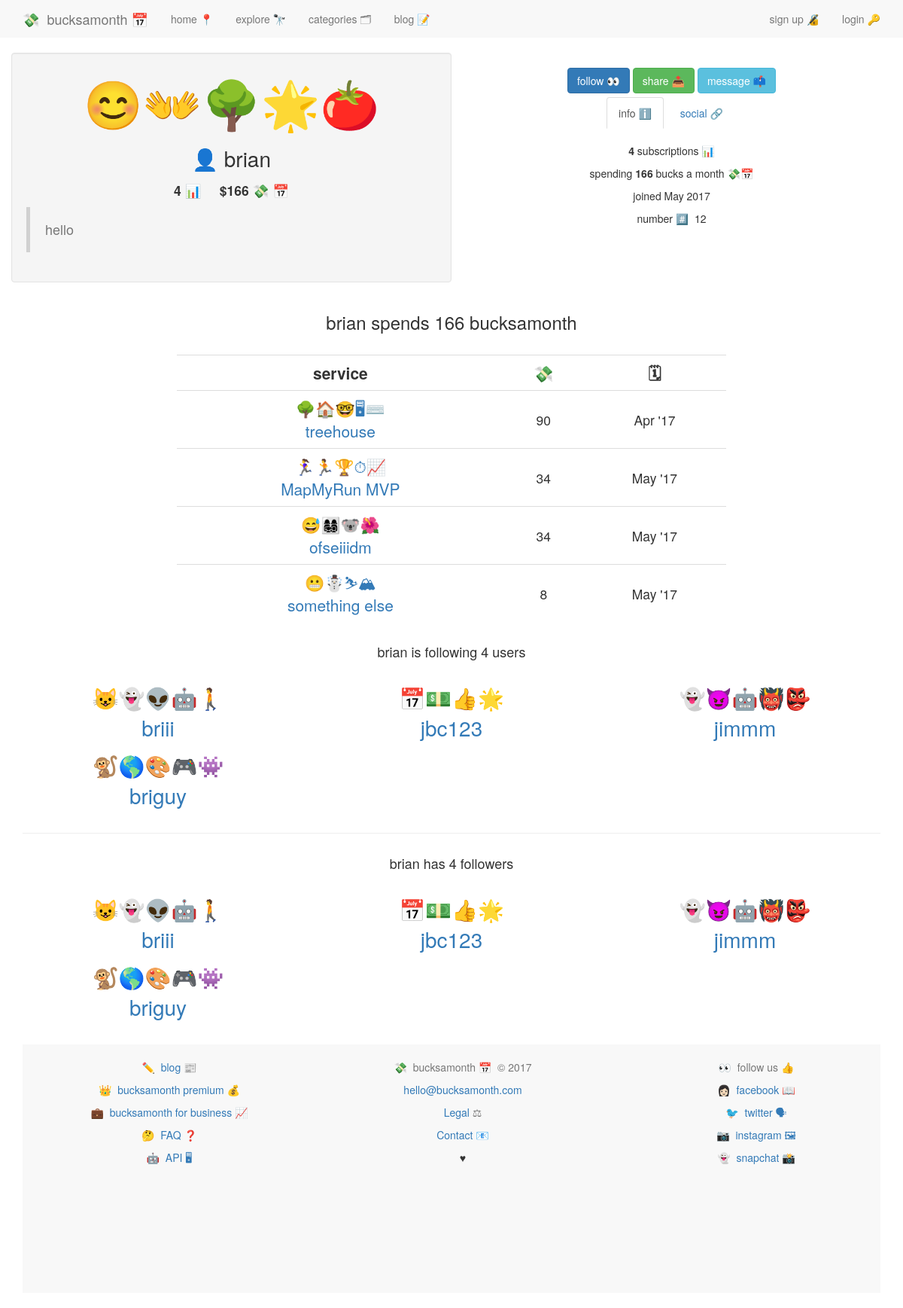
Screenshot of /users/brian/ with the database file from the repository.
### accounts/models.py (models this page shows, shortened)
class UserProfile(models.Model):
	user = models.OneToOneField(User)
	description = models.CharField(max_length=100, default='')
	twitter = models.CharField(max_length=100, default='')
	emoji = models.CharField(max_length=10, default='')
	facebook_url = models.URLField(max_length=400, blank=True)
	linkedin_url = models.URLField(max_length=400, blank=True)
	website = models.URLField(max_length=400, blank=True)
	setup = models.BooleanField(default=False)
	uid = models.CharField(default=uuid.uuid4, max_length=40)
	email_valid = models.BooleanField(default=False)
	followers = models.ManyToManyField('self')
	join_date = models.DateTimeField(auto_now_add=True, null=True, blank=True)
	def __str__(self):
		return self.user.username

### services/models.py (models this page shows, shortened)
class Subscription(models.Model):
	service 				= models.ForeignKey(Service, on_delete=models.CASCADE, related_name='subscription_service')
	user 					= models.ForeignKey(UserProfile, on_delete=models.CASCADE, related_name="subscribed_user")
	cc_nickname 			= models.CharField(max_length=10, default='')
	bucksamonth 			= models.DecimalField(max_digits=8, decimal_places=2, default=0.00)
	date_created			= models.DateField(default=date.today)
	wishlist				= models.BooleanField(default=False)
	private					= models.BooleanField(default=False)

class Service(models.Model):
	service_name 			= models.CharField(max_length=140)
	service_slug			= models.SlugField(blank=True)
	url_name 				= models.CharField(max_length=200)
	description_long		= models.CharField(max_length=500, default='')
	description_short		= models.CharField(max_length=140, default='')
	category				= models.ManyToManyField(Category, blank=True)
	featured				= models.BooleanField(default=False)
	date_created 			= models.DateField(auto_now=True)
	bucksamonth 			= models.DecimalField(max_digits=8, decimal_places=2, default=0.00)
	emoji					= models.CharField(max_length=20, default='')
	twitter 				= models.CharField(max_length=100, default='')
	tags 					= TaggableManager()
	def __str__(self):
		return str(self.service_name)

### users/views.py (the view, shortened to what this page needs)
# urls.py: url(r'^(?P<username>.+)/$', view_profile, name='view_profile'),
def view_profile(request, username):
	if request.user.username == username:
		return HttpResponseRedirect(reverse('accounts:profile'))
	person = get_object_or_404(User, username=username)
	person = person.userprofile
	all_subscriptions = Subscription.objects.filter(user=person)
	private = len(all_subscriptions.filter(private=True))
	subscriptions = all_subscriptions.filter(private=False, wishlist=False)
	bucksamonth = sum([subscription.bucksamonth for subscription in all_subscriptions])
	person_friend_object, person_created = Friend.objects.get_or_create(current_user=person)
	user_friends = [friend for friend in person_friend_object.users.all()] #if friend != request.user.userprofile
	follower_count = len(user_friends)
	friend = False
	context = {
		'person':person,
		'subscriptions':subscriptions,
		'bucksamonth':bucksamonth,
		'private':private,
		'friend':friend,
		'follower_count':follower_count,
		'user_friends':user_friends,
	}
	context['friend'] = friend
	return render(request, 'users/user_profile_view.html', context)

### accounts/templatetags/urlify.py (called while the page is built)
@register.filter
def urlify(value):
	return quote_plus(value)

### users/templates/users/user_profile_view.html (shortened to what this page needs)
{% extends 'base.html' %}
{% block content %}
{% include 'nav.html' %}
	<div class="row">
	<div class="col-md-6 well">
	<p style="font-size:4.5em; text-align:center;">{{ person.emoji }}</p>
	<p style="font-size:2em; text-align:center;">👤&nbsp;{{ person.user.username }}</p>
	<p style="font-size:1.25em; text-align:center;"><strong>{{ subscriptions.all.count }} 📊&nbsp;&nbsp;&nbsp;</strong>&nbsp;&nbsp;<strong>${{ bucksamonth | floatformat:"0" }} 💸&nbsp;📅</strong></p>
	<blockquote>
	<h4 class="text-muted">{{ person.description }}</h4>
	</blockquote>
	</div>
	<div class="col-md-6">
	<div style='text-align:center;'>
	<div class='col-xs-12 button-wrapper'>
	{% if not friend %}
	<a class="btn btn-primary" href="{% url 'users:add_or_remove_friends' username=person.user.username verb='add' %}">follow 👀</a>
	{% else %}
<a class="btn btn-primary" href="{% url 'users:add_or_remove_friends' username=person.user.username verb='remove' %}">following 👀</a>
	{% endif %}
		<a type="button" class="btn btn-success" href="#share" data-toggle="modal" data-target="#myModal-share">share 📤</a>
	<a class="btn btn-info" href="{% url 'users:message_user_from_profile' username=person.user.username%}">message 📫</a>
	</div>
<div	style="margin: auto;">
	<ul style="text-align:center;margin: auto;" class="nav nav-tabs navbar" role="tablist">
		<li style="text-align:center;" role="presentation" class="active"><a href="#info" aria-controls="info" role="tab" data-toggle="tab"> info ℹ️</a></li>
		<li style="text-align:center;" role="presentation"><a href="#social" aria-controls="social" role="tab" data-toggle="tab">social 🔗</a></li>
</ul>
</div>
<div class="tab-content">
	<div role="tabpanel" class="tab-pane active" id="info">
		<div class="col-md-12">
	<br />
			<p><strong>{{ subscriptions.all.count }}</strong> subscriptions 📊</p>
			<p>spending <strong>{{ bucksamonth | floatformat:"0" }}</strong> bucks a month 💸📅</p>
			<p>joined {{ person.join_date | date:"M Y" }}</p>
			<p>number #️⃣&nbsp;&nbsp;{{ person.user.pk }}</p>
		</div>
</div>
</div>
	</div>
	</div>
	</div>
<div class="row">
	<div class="col-md-12">
<div class="col-md-8 col-md-offset-2">
	<h3 style="text-align:center;">{{ person.user.username }} spends {{ bucksamonth | floatformat:"0" }} bucksamonth</h3>
<br />
<table style="text-align:center;" class="table">
	<tr>
		<td style="vertical-align: middle; font-size:1.5em;"><b>service</b></td>
		<td style="vertical-align: middle; font-size:1.5em;"><strong>💸</strong></td>
		<td style="vertical-align: middle; font-size:1.5em;"><strong>🗓</strong></td>
	</tr>
{% for subscription in subscriptions %}
<tr>
	<td class="text-center"><a style="text-decoration:none;" href="{% url 'services:service_detail' service_slug=subscription.service.service_slug %}"><span style="font-size:1.5em;">{{ subscription.service.emoji }}<br />{{ subscription.service }}</span></a></td>
	<td style="vertical-align: middle; font-size:1.25em;" class="text-center">{{ subscription.bucksamonth | floatformat | floatformat }}</td>
	<td style="vertical-align: middle; font-size:1.25em;">{{ subscription.date_created | date:"M 'y" }}</td>
</tr>
{% endfor %}
</table>
</div>
</div>
</div>
<div class="row">
<div class="col-md-12">
<h4 style="text-align:center;">{{ person.user.username }} is following {{ follower_count }} user{{ follower_count | pluralize }}</h4>
	<br />
{% for friend_ in user_friends %}
{% cycle '<div class="row">' '' ''  %}
<div style="text-align:center; text-decoration:none !important" class="col-md-4">
<p style="font-size:2em; text-align:center; text-decoration:none !important;"><a style="text-decoration:none" href="{% url 'users:view_profile' username=friend_.user.username %}">{{ friend_.emoji }}<br />{{ friend_ }}</a></p>
</div>
{% cycle '' '' '</div>' %}
{% endfor %}
</div>
</div>
</div>
<hr>
<div class="row">
	<div class="col-md-12">
<h4 style="text-align:center;">{{ person.user.username }} has {{ person.followers.count }} followers</h4>
	<br />
{% for follower in person.followers.all %}
{% cycle '<div class="row">' '' ''  %}
	<div style="text-align:center; text-decoration:none !important" class="col-md-4">
<p style="font-size:2em; text-align:center; text-decoration:none !important;"><a style="text-decoration:none" href="{% url 'users:view_profile' username=follower.user.username %}">{{ follower.emoji }}<br />{{ follower }}</a></p>
</div>
{% cycle '' '' '</div>' %}
{% endfor %}
</div>
</div>
{% endblock %}

### static/css/main.css (style rules this page uses)
body { min-height: 200px; padding-top: 70px; padding-bottom: 20px; }
a { text-decoration: none; }
.button-wrapper .btn { margin-bottom:5px; }
.nav-tabs > li { float:none; display:inline-block; zoom:1; }
.nav-tabs { text-align:center; }
.navbar { border-bottom: 20px; }

### rows the page displays
UserProfile: emoji "😊👐🌳🌟🍅", user.username "brian", description "hello", join_date "May 2017", user.pk "12", followers.count "4"
Subscription: service.emoji "🌳🏠🤓🖥⌨️", service "treehouse", bucksamonth "90", date_created "Apr '17"
Subscription: service.emoji "🏃‍♀️🏃🏆⏱📈", service "MapMyRun MVP", bucksamonth "34", date_created "May '17"
Subscription: service.emoji "😅👩‍👩‍👧‍👦🐨🌺", service "ofseiiidm", bucksamonth "34", date_created "May '17"
Subscription: service.emoji "😬☃️⛷🏔", service "something else", bucksamonth "8", date_created "May '17"
UserProfile: emoji "😺👻👽🤖🚶", user.username "briii"
UserProfile: emoji "📅💵👍🌟", user.username "jbc123"
UserProfile: emoji "👻😈🤖👹👺", user.username "jimmm"
UserProfile: emoji "🐒🌎🎨🎮👾", user.username "briguy"

### other values shown
{{ subscriptions.all.count }} "4"
{{ bucksamonth | floatformat:"0" }} "166"
{{ follower_count }} "4"
{{ follower_count | pluralize }} "s"
